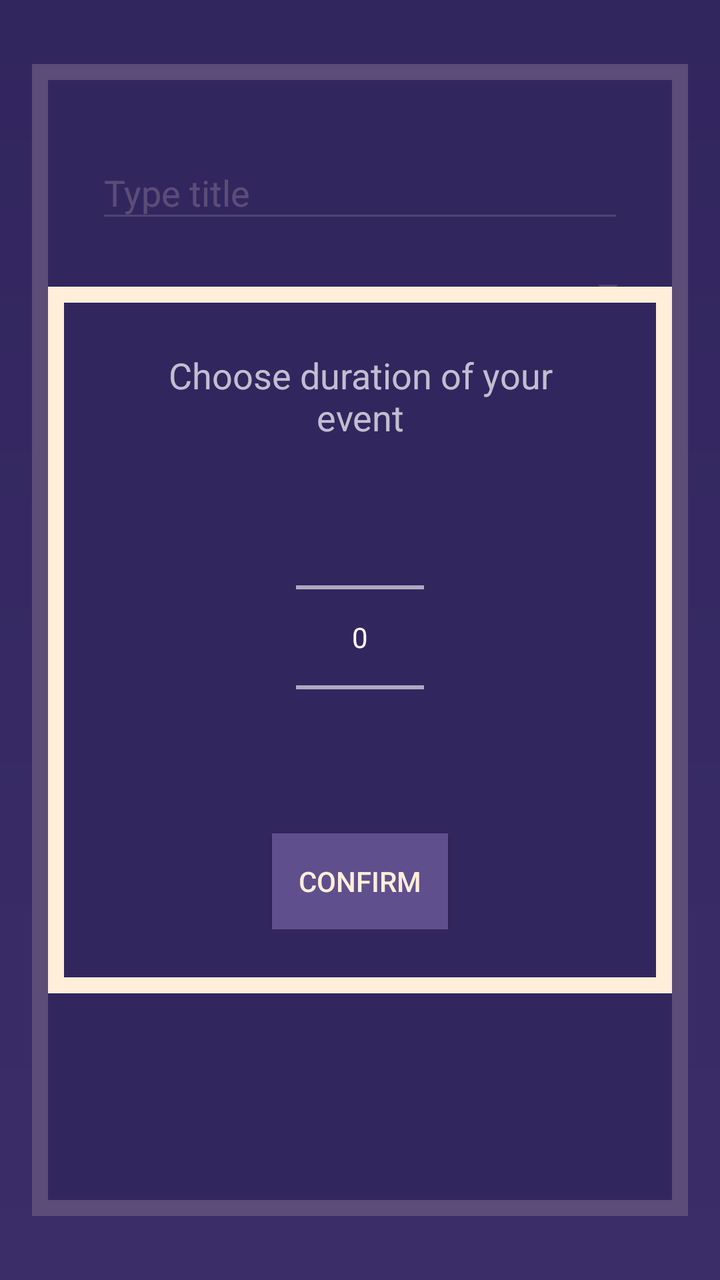
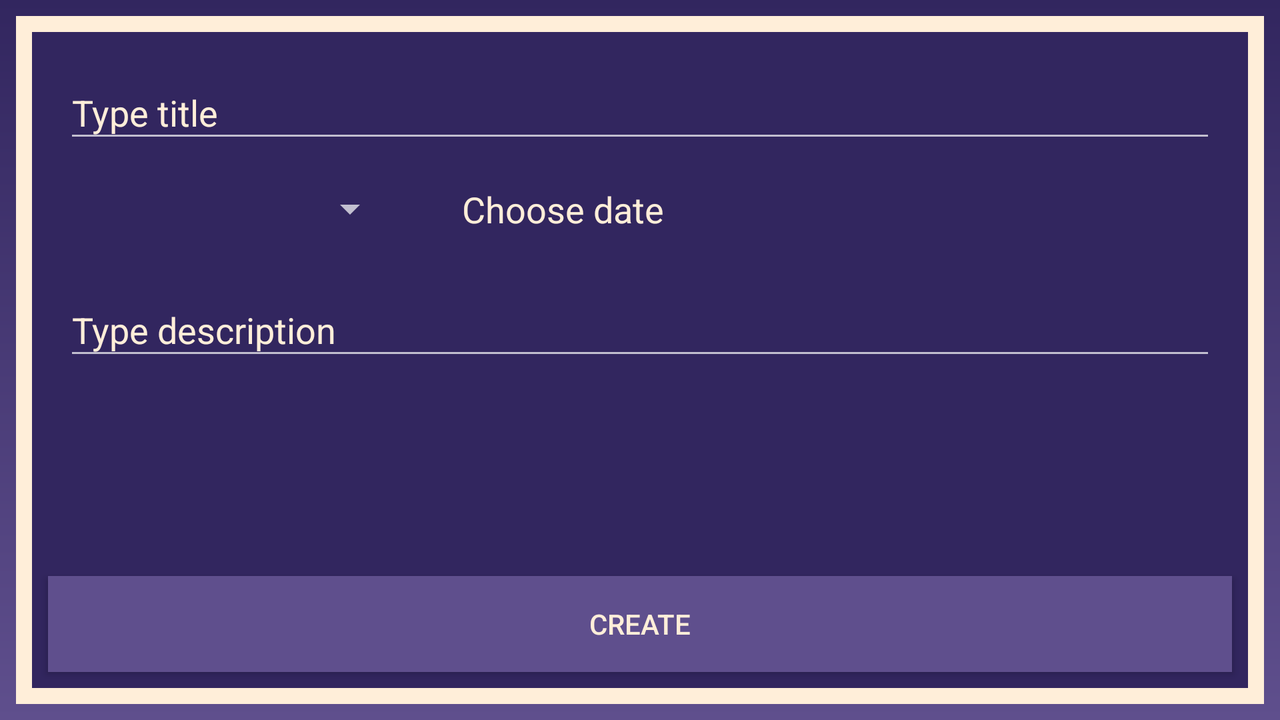

One screen, two layout resources from the same app: the default and the author's alternative for another configuration. Each is rendered where Android would select it; the XML of both is given below.
<!-- AndroidManifest.xml: application theme AppTheme.NoActionBar -->
<!-- res/layout/fragment_add_event.xml -->
<?xml version="1.0" encoding="utf-8"?>
<android.support.constraint.ConstraintLayout xmlns:android="http://schemas.android.com/apk/res/android"
    xmlns:app="http://schemas.android.com/apk/res-auto"
    xmlns:tools="http://schemas.android.com/tools"
    android:layout_width="match_parent"
    android:layout_height="match_parent"
    android:background="@drawable/background_gradient"
    tools:context=".ui.addEvent.AddEventFragment">

    <FrameLayout
        android:id="@+id/frameLayout"
        android:layout_width="0dp"
        android:layout_height="0dp"
        android:layout_marginStart="16dp"
        android:layout_marginTop="32dp"
        android:layout_marginEnd="16dp"
        android:layout_marginBottom="32dp"
        android:background="@color/colorBeige"
        app:layout_constraintBottom_toBottomOf="parent"
        app:layout_constraintEnd_toEndOf="parent"
        app:layout_constraintStart_toStartOf="parent"
        app:layout_constraintTop_toTopOf="parent"></FrameLayout>

    <android.support.constraint.ConstraintLayout
        android:layout_width="0dp"
        android:layout_height="0dp"
        android:layout_marginStart="8dp"
        android:layout_marginTop="8dp"
        android:layout_marginEnd="8dp"
        android:layout_marginBottom="8dp"
        android:background="@color/colorPrimaryDark"
        app:layout_constraintBottom_toBottomOf="@+id/frameLayout"
        app:layout_constraintEnd_toEndOf="@+id/frameLayout"
        app:layout_constraintStart_toStartOf="@+id/frameLayout"
        app:layout_constraintTop_toTopOf="@+id/frameLayout">

        <android.support.design.widget.TextInputLayout
            android:id="@+id/inputTitleLayout"
            android:layout_width="0dp"
            android:layout_height="wrap_content"
            android:layout_marginStart="8dp"
            android:layout_marginTop="24dp"
            android:layout_marginEnd="8dp"
            android:orientation="vertical"
            android:textColorHint="@color/colorBeige"
            app:layout_constraintEnd_toEndOf="parent"
            app:layout_constraintStart_toStartOf="parent"
            app:layout_constraintTop_toTopOf="parent">

            <android.support.design.widget.TextInputEditText
                android:id="@+id/inputTitle"
                android:layout_width="match_parent"
                android:layout_height="wrap_content"
                android:layout_marginStart="16dp"
                android:layout_marginTop="16dp"
                android:layout_marginEnd="16dp"
                android:ems="10"
                android:hint="Type title"
                android:inputType="text"
                android:maxEms="20"
                android:textColor="@color/colorBeige" />
        </android.support.design.widget.TextInputLayout>

        <Spinner
            android:id="@+id/holiday_spinner"
            android:layout_width="0dp"
            android:layout_height="wrap_content"
            android:layout_marginStart="20dp"
            android:layout_marginTop="16dp"
            android:layout_marginEnd="8dp"
            android:dropDownWidth="wrap_content"
            android:spinnerMode="dropdown"
            app:layout_constraintEnd_toEndOf="parent"
            app:layout_constraintStart_toStartOf="parent"
            app:layout_constraintTop_toBottomOf="@+id/inputTitleLayout" />

        <FrameLayout
            android:id="@+id/autocomplete_layout"
            android:layout_width="0dp"
            android:layout_height="wrap_content"
            android:layout_marginStart="16dp"
            android:layout_marginEnd="16dp"
            app:layout_constraintEnd_toEndOf="parent"
            app:layout_constraintStart_toStartOf="parent"
            app:layout_constraintTop_toBottomOf="@+id/holiday_spinner">

        </FrameLayout>

        <TextView
            android:id="@+id/textDate"
            android:layout_width="0dp"
            android:layout_height="wrap_content"
            android:layout_marginStart="27dp"
            android:layout_marginTop="16dp"
            android:layout_marginEnd="27dp"
            android:text="Choose date"
            android:textColor="@color/colorBeige"
            android:textSize="18sp"
            app:layout_constraintEnd_toEndOf="parent"
            app:layout_constraintStart_toStartOf="parent"
            app:layout_constraintTop_toBottomOf="@+id/autocomplete_layout"></TextView>

        <android.support.design.widget.TextInputLayout
            android:id="@+id/inputDescriptionLayout"
            android:layout_width="0dp"
            android:layout_height="wrap_content"
            android:layout_marginStart="8dp"
            android:layout_marginTop="16dp"
            android:layout_marginEnd="8dp"
            android:orientation="vertical"
            android:textColorHint="@color/colorBeige"
            app:layout_constraintEnd_toEndOf="parent"
            app:layout_constraintStart_toStartOf="parent"
            app:layout_constraintTop_toBottomOf="@+id/textDate">

            <android.support.design.widget.TextInputEditText
                android:id="@+id/inputDescription"
                android:layout_width="match_parent"
                android:layout_height="wrap_content"
                android:layout_marginStart="16dp"
                android:layout_marginTop="16dp"
                android:layout_marginEnd="16dp"
                android:ems="10"
                android:hint="Type description"
                android:inputType="text"
                android:textColor="@color/colorBeige" />
        </android.support.design.widget.TextInputLayout>

        <Button
            android:id="@+id/createBtn"
            android:layout_width="0dp"
            android:layout_height="wrap_content"
            android:layout_marginStart="100dp"
            android:layout_marginTop="24dp"
            android:layout_marginEnd="100dp"
            android:background="@color/colorPrimary"
            android:text="Create"
            android:textColor="@color/colorBeige"
            android:textSize="14sp"
            app:layout_constraintEnd_toEndOf="parent"
            app:layout_constraintStart_toStartOf="parent"
            app:layout_constraintTop_toBottomOf="@+id/inputDescriptionLayout" />

    </android.support.constraint.ConstraintLayout>

    <FrameLayout
        android:id="@+id/pickerFrame"
        android:layout_width="match_parent"
        android:layout_height="match_parent"
        android:background="#CC32265F"
        android:visibility="visible"
        app:layout_constraintBottom_toBottomOf="parent"
        app:layout_constraintEnd_toEndOf="parent"
        app:layout_constraintStart_toStartOf="parent"
        app:layout_constraintTop_toTopOf="parent">

        <android.support.constraint.ConstraintLayout
            android:id="@+id/layout2"
            android:layout_width="wrap_content"
            android:layout_height="wrap_content"
            android:layout_gravity="center"
            android:background="@drawable/dialog"
            android:padding="32dp"
            app:layout_constraintBottom_toBottomOf="parent"
            app:layout_constraintEnd_toEndOf="parent"
            app:layout_constraintStart_toStartOf="parent"
            app:layout_constraintTop_toTopOf="parent">

            <TextView
                android:id="@+id/textView2"
                android:layout_width="200dp"
                android:layout_height="wrap_content"
                android:layout_marginStart="24dp"
                android:layout_marginEnd="24dp"
                android:text="Choose duration of your event"
                android:textAlignment="center"
                android:textSize="18sp"
                app:layout_constraintEnd_toEndOf="parent"
                app:layout_constraintStart_toStartOf="parent"
                app:layout_constraintTop_toTopOf="parent" />

            <NumberPicker
                android:id="@+id/duration_picker"
                android:layout_width="wrap_content"
                android:layout_height="wrap_content"
                android:layout_marginTop="8dp"
                app:layout_constraintEnd_toEndOf="parent"
                app:layout_constraintStart_toStartOf="parent"
                app:layout_constraintTop_toBottomOf="@+id/textView2"></NumberPicker>

            <Button
                android:id="@+id/confirm_duration"
                android:layout_width="wrap_content"
                android:layout_height="wrap_content"
                android:layout_marginStart="24dp"
                android:layout_marginTop="8dp"
                android:layout_marginEnd="24dp"
                android:background="@color/colorPrimary"
                android:text="confirm"
                android:textColor="@color/colorBeige"
                app:layout_constraintBottom_toBottomOf="parent"
                app:layout_constraintEnd_toEndOf="parent"
                app:layout_constraintStart_toStartOf="parent"
                app:layout_constraintTop_toBottomOf="@+id/duration_picker" />
        </android.support.constraint.ConstraintLayout>
    </FrameLayout>

    <FrameLayout
        android:id="@+id/progressFrame"
        android:layout_width="match_parent"
        android:layout_height="match_parent"
        android:background="#CC32265F"
        android:visibility="gone"
        app:layout_constraintBottom_toBottomOf="parent"
        app:layout_constraintEnd_toEndOf="parent"
        app:layout_constraintStart_toStartOf="parent"
        app:layout_constraintTop_toTopOf="parent">

        <ProgressBar
            style="@android:style/Widget.DeviceDefault.Light.ProgressBar.Large"
            android:layout_width="wrap_content"
            android:layout_height="wrap_content"
            android:layout_gravity="center" />
    </FrameLayout>

</android.support.constraint.ConstraintLayout>
<!-- resources referenced by this layout -->
<resources>
  <color name="colorBeige">#FFEED9</color>
  <color name="colorPrimary">#5F4F8D</color>
  <color name="colorPrimaryDark">#32265F</color>
  <!-- drawable background_gradient (drawable) -->
  <?xml version="1.0" encoding="utf-8"?>
  <shape xmlns:android="http://schemas.android.com/apk/res/android"
      android:shape="rectangle">
      <gradient
          android:type="linear"
          android:angle="90"
          android:startColor="@color/colorPrimary"
          android:endColor="@color/colorPrimaryDark"/>
  
      <corners
          android:radius="0dp"/>
  </shape>
  <!-- drawable dialog (drawable) -->
  <?xml version="1.0" encoding="utf-8"?>
  <shape xmlns:android="http://schemas.android.com/apk/res/android">
      <solid android:color="@color/colorPrimaryDark" />
      <stroke
          android:width="8dip"
          android:color="@color/colorBeige" />
      <padding
          android:bottom="0dip"
          android:left="0dip"
          android:right="0dip"
          android:top="0dip" />
  </shape>
  <style name="AppTheme.NoActionBar">
          <item name="windowActionBar">false</item>
          <item name="windowNoTitle">true</item>
      </style>
</resources>
<!-- res/layout-land/fragment_add_event.xml (the author's variant of the layout above) -->
<!-- drawn on the phone turned sideways -->
<?xml version="1.0" encoding="utf-8"?>
<android.support.constraint.ConstraintLayout xmlns:android="http://schemas.android.com/apk/res/android"
    xmlns:app="http://schemas.android.com/apk/res-auto"
    xmlns:tools="http://schemas.android.com/tools"
    android:layout_width="match_parent"
    android:layout_height="match_parent"
    android:background="@drawable/background_gradient"
    tools:context=".ui.addEvent.AddEventFragment">

    <android.support.constraint.ConstraintLayout
        android:layout_width="0dp"
        android:layout_height="0dp"
        android:layout_marginStart="8dp"
        android:layout_marginTop="8dp"
        android:layout_marginEnd="8dp"
        android:layout_marginBottom="8dp"
        android:background="@drawable/dialog"
        app:layout_constraintBottom_toBottomOf="parent"
        app:layout_constraintEnd_toEndOf="parent"
        app:layout_constraintHorizontal_bias="0.0"
        app:layout_constraintStart_toStartOf="parent"
        app:layout_constraintTop_toTopOf="parent"
        app:layout_constraintVertical_bias="0.0">

        <android.support.design.widget.TextInputLayout
            android:id="@+id/inputTitleLayout"
            android:layout_width="0dp"
            android:layout_height="wrap_content"
            android:layout_marginStart="8dp"
            android:layout_marginTop="16dp"
            android:layout_marginEnd="8dp"
            android:orientation="vertical"
            android:textColorHint="@color/colorBeige"
            app:layout_constraintEnd_toEndOf="parent"
            app:layout_constraintStart_toStartOf="parent"
            app:layout_constraintTop_toTopOf="parent">

            <android.support.design.widget.TextInputEditText
                android:id="@+id/inputTitle"
                android:layout_width="match_parent"
                android:layout_height="wrap_content"
                android:layout_marginStart="16dp"
                android:layout_marginTop="16dp"
                android:layout_marginEnd="16dp"
                android:ems="10"
                android:hint="Type title"
                android:inputType="text"
                android:maxEms="20"
                android:textColor="@color/colorBeige" />
        </android.support.design.widget.TextInputLayout>

        <Spinner
            android:id="@+id/holiday_spinner"
            android:layout_width="0dp"
            android:layout_height="wrap_content"
            android:layout_marginStart="20dp"
            android:layout_marginTop="16dp"
            android:layout_marginEnd="16dp"
            android:dropDownWidth="wrap_content"
            android:spinnerMode="dropdown"
            app:layout_constraintEnd_toStartOf="@+id/textDate"
            app:layout_constraintStart_toStartOf="parent"
            app:layout_constraintTop_toBottomOf="@+id/inputTitleLayout" />

        <FrameLayout
            android:id="@+id/autocomplete_layout"
            android:layout_width="0dp"
            android:layout_height="20dp"
            android:layout_marginStart="16dp"
            android:layout_marginEnd="27dp"
            app:layout_constraintBottom_toBottomOf="@+id/holiday_spinner"
            app:layout_constraintEnd_toEndOf="parent"
            app:layout_constraintStart_toEndOf="@+id/textDate"
            app:layout_constraintTop_toTopOf="@+id/holiday_spinner">

        </FrameLayout>

        <TextView
            android:id="@+id/textDate"
            android:layout_width="0dp"
            android:layout_height="wrap_content"
            android:layout_marginStart="16dp"
            android:layout_marginEnd="16dp"
            android:text="Choose date"
            android:textColor="@color/colorBeige"
            android:textSize="18sp"
            app:layout_constraintBottom_toBottomOf="@+id/holiday_spinner"
            app:layout_constraintEnd_toStartOf="@+id/autocomplete_layout"
            app:layout_constraintStart_toEndOf="@+id/holiday_spinner"
            app:layout_constraintTop_toTopOf="@+id/holiday_spinner"></TextView>

        <android.support.design.widget.TextInputLayout
            android:id="@+id/inputDescriptionLayout"
            android:layout_width="0dp"
            android:layout_height="wrap_content"
            android:layout_marginStart="8dp"
            android:layout_marginTop="16dp"
            android:layout_marginEnd="8dp"
            android:orientation="vertical"
            android:textColorHint="@color/colorBeige"
            app:layout_constraintEnd_toEndOf="parent"
            app:layout_constraintStart_toStartOf="parent"
            app:layout_constraintTop_toBottomOf="@+id/textDate">

            <android.support.design.widget.TextInputEditText
                android:id="@+id/inputDescription"
                android:layout_width="match_parent"
                android:layout_height="wrap_content"
                android:layout_marginStart="16dp"
                android:layout_marginTop="16dp"
                android:layout_marginEnd="16dp"
                android:ems="10"
                android:hint="Type description"
                android:inputType="text"
                android:textColor="@color/colorBeige" />
        </android.support.design.widget.TextInputLayout>

        <Button
            android:id="@+id/createBtn"
            android:layout_width="0dp"
            android:layout_height="wrap_content"
            android:layout_marginStart="16dp"
            android:layout_marginEnd="16dp"
            android:layout_marginBottom="16dp"
            android:background="@color/colorPrimary"
            android:text="Create"
            android:textColor="@color/colorBeige"
            android:textSize="14sp"
            app:layout_constraintBottom_toBottomOf="parent"
            app:layout_constraintEnd_toEndOf="parent"
            app:layout_constraintStart_toStartOf="parent" />

    </android.support.constraint.ConstraintLayout>

    <FrameLayout
        android:id="@+id/pickerFrame"
        android:layout_width="match_parent"
        android:layout_height="match_parent"
        android:background="#CC32265F"
        android:visibility="gone"
        app:layout_constraintBottom_toBottomOf="parent"
        app:layout_constraintEnd_toEndOf="parent"
        app:layout_constraintStart_toStartOf="parent"
        app:layout_constraintTop_toTopOf="parent">

        <android.support.constraint.ConstraintLayout
            android:id="@+id/layout2"
            android:layout_width="wrap_content"
            android:layout_height="wrap_content"
            android:layout_gravity="center"
            android:background="@drawable/dialog"
            android:padding="32dp"
            app:layout_constraintBottom_toBottomOf="parent"
            app:layout_constraintEnd_toEndOf="parent"
            app:layout_constraintStart_toStartOf="parent"
            app:layout_constraintTop_toTopOf="parent">

            <TextView
                android:id="@+id/textView2"
                android:layout_width="200dp"
                android:layout_height="wrap_content"
                android:layout_marginStart="24dp"
                android:layout_marginEnd="24dp"
                android:text="Choose duration of your event"
                android:textAlignment="center"
                android:textSize="24sp"
                app:layout_constraintEnd_toEndOf="parent"
                app:layout_constraintStart_toStartOf="parent"
                app:layout_constraintTop_toTopOf="parent" />

            <NumberPicker
                android:id="@+id/duration_picker"
                android:layout_width="wrap_content"
                android:layout_height="wrap_content"
                android:layout_marginTop="24dp"
                app:layout_constraintEnd_toEndOf="parent"
                app:layout_constraintStart_toStartOf="parent"
                app:layout_constraintTop_toBottomOf="@+id/textView2"></NumberPicker>

            <Button
                android:id="@+id/confirm_duration"
                android:layout_width="wrap_content"
                android:layout_height="wrap_content"
                android:layout_marginStart="24dp"
                android:layout_marginTop="24dp"
                android:layout_marginEnd="24dp"
                android:background="@color/colorPrimary"
                android:text="confirm"
                android:textColor="@color/colorBeige"
                app:layout_constraintEnd_toEndOf="parent"
                app:layout_constraintStart_toStartOf="parent"
                app:layout_constraintTop_toBottomOf="@+id/duration_picker" />
        </android.support.constraint.ConstraintLayout>
    </FrameLayout>

    <FrameLayout
        android:id="@+id/progressFrame"
        android:layout_width="match_parent"
        android:layout_height="match_parent"
        android:background="#CC32265F"
        android:visibility="gone"
        app:layout_constraintBottom_toBottomOf="parent"
        app:layout_constraintEnd_toEndOf="parent"
        app:layout_constraintStart_toStartOf="parent"
        app:layout_constraintTop_toTopOf="parent">

        <ProgressBar
            style="@android:style/Widget.DeviceDefault.Light.ProgressBar.Large"
            android:layout_width="wrap_content"
            android:layout_height="wrap_content"
            android:layout_gravity="center" />
    </FrameLayout>

</android.support.constraint.ConstraintLayout>
<!-- resources referenced by the variant -->
<!-- as the phone turned sideways resolves them -->
<resources>
  <color name="colorBeige">#FFEED9</color>
  <color name="colorPrimary">#5F4F8D</color>
  <!-- drawable background_gradient (drawable) -->
  <?xml version="1.0" encoding="utf-8"?>
  <shape xmlns:android="http://schemas.android.com/apk/res/android"
      android:shape="rectangle">
      <gradient
          android:type="linear"
          android:angle="90"
          android:startColor="@color/colorPrimary"
          android:endColor="@color/colorPrimaryDark"/>
  
      <corners
          android:radius="0dp"/>
  </shape>
  <!-- drawable dialog (drawable) -->
  <?xml version="1.0" encoding="utf-8"?>
  <shape xmlns:android="http://schemas.android.com/apk/res/android">
      <solid android:color="@color/colorPrimaryDark" />
      <stroke
          android:width="8dip"
          android:color="@color/colorBeige" />
      <padding
          android:bottom="0dip"
          android:left="0dip"
          android:right="0dip"
          android:top="0dip" />
  </shape>
  <style name="AppTheme.NoActionBar">
          <item name="windowActionBar">false</item>
          <item name="windowNoTitle">true</item>
      </style>
  <color name="colorPrimaryDark">#32265F</color>
</resources>
